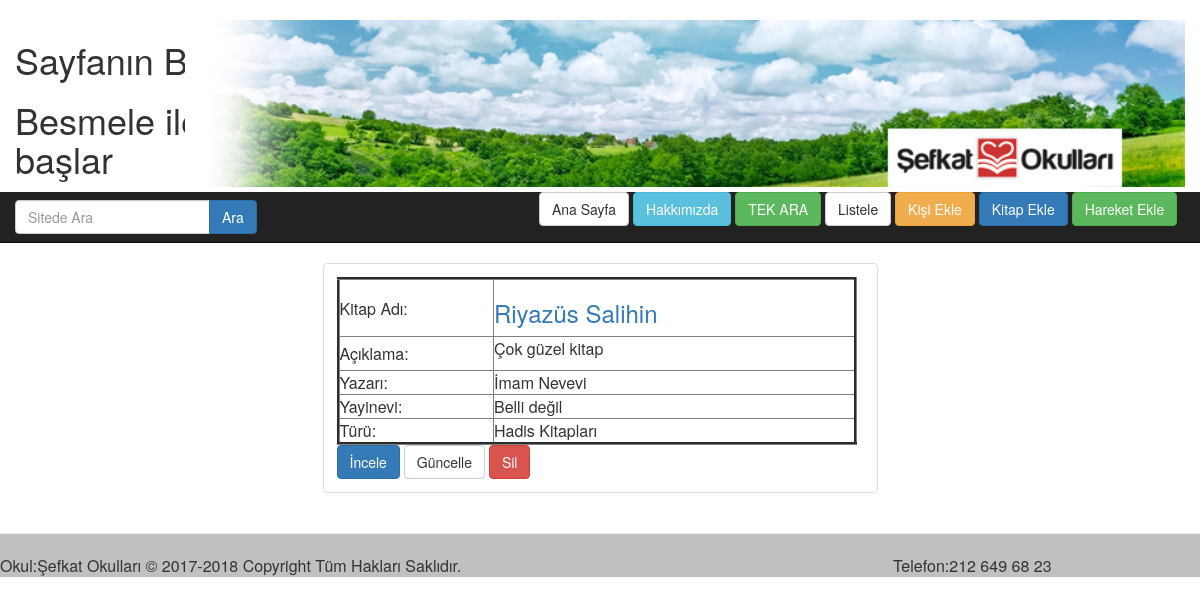
The app's page /riyazus-salihin/kitap_incele/ with its own data.
### post/models.py (models this page shows, shortened)
class Kitaplar(models.Model):
    kitapadi = models.CharField(max_length=60, verbose_name='Kitap Adı')
    yazari = models.CharField(max_length=60, verbose_name='Yazarı')
    yayinevi = models.CharField(max_length=60, verbose_name='Yayinevi')
    turu = models.CharField(max_length=60, verbose_name='Türü')
    aciklama  = models.TextField(verbose_name='Açıklama')
    slug = models.SlugField(unique=True, editable=False, max_length=70)
    def get_absolute_url(self):     # ayrıntılı inceleme slug ile farkı ne
        return reverse('kitap_incele', kwargs={'slug': self.slug})
    def get_absolute_url2(self):     # ayrıntılı inceleme slug ile farkı ne
        return reverse('kitap_incelefull', kwargs={'slug': self.slug})
    def get_update_url(self):
        return reverse('kitap_update', kwargs={'slug': self.slug})
    def get_delete_url(self):
        return reverse('kitap_delete', kwargs={'slug': self.slug})
    class Meta:                           # Adminde Kitaplars yerine Kitaplar gözükür
        verbose_name_plural = 'Kitaplar'

### post/views.py (the view)
# urls.py: url(r'^(?P<slug>[\w-]+)/kitap_incele/$', kitap_incele, name='kitap_incele'),
def kitap_incele(request, slug):
    kitap = get_object_or_404(Kitaplar,  slug=slug)
    return render(request, 'kitap_incele.html', locals())

### templates/kitap_incele.html
{% extends 'header.html' %}
{% block orta %}
    <div class="container">
        <div class="row">
            <div class="col-md-6 col-md-offset-3">
                <div class="thumbnail">
                    <div class="caption">
                        <table border="3" style="width:520px">
                        <tr>
                        <td> Kitap Adı:</td><td><a href="{{ kitap.get_absolute_url }}"><h3>{{ kitap.kitapadi }}</h3></a></td>
                        </tr>
                        <tr><td>Açıklama:</td><td>{{ kitap.aciklama|safe|linebreaks|truncatechars:150}}</td></tr>
                        <tr><td>Yazarı:</td><td>{{ kitap.yazari}}</td></tr>
                        <tr><td>Yayinevi:</td><td>{{ kitap.yayinevi}}</td></tr>
                        <tr><td>Türü:</td><td>{{ kitap.turu}}</td></tr>
                        </table>
                         <a href="{{ kitap.get_absolute_url2 }}" class="btn btn-primary" role="button">İncele</a>
                         <a href="{{ kitap.get_update_url }}" class="btn btn-default" role="button">Güncelle</a>
                         <a href="{{ kitap.get_delete_url }}" class="btn btn-danger" role="button">Sil</a>
                    </div>
                </div>
            </div>
        </div>
    </div>
{% endblock orta %}

### static/css/style.css (style rules this page uses)
table, th, td { border: 1px solid black; }

### records on screen
Kitaplar: kitapadi "Riyazüs Salihin", aciklama "Çok güzel kitap", yazari "İmam Nevevi", yayinevi "Belli değil", turu "Hadis Kitapları"
